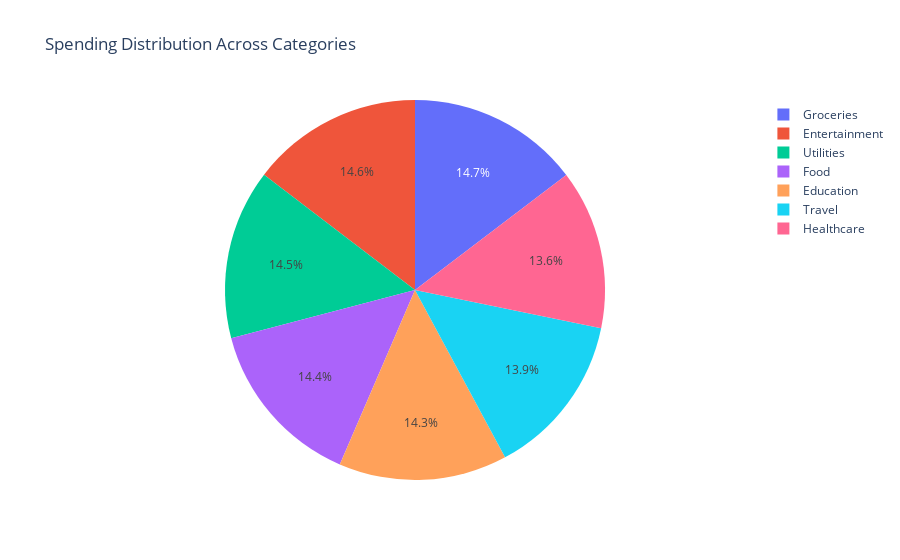
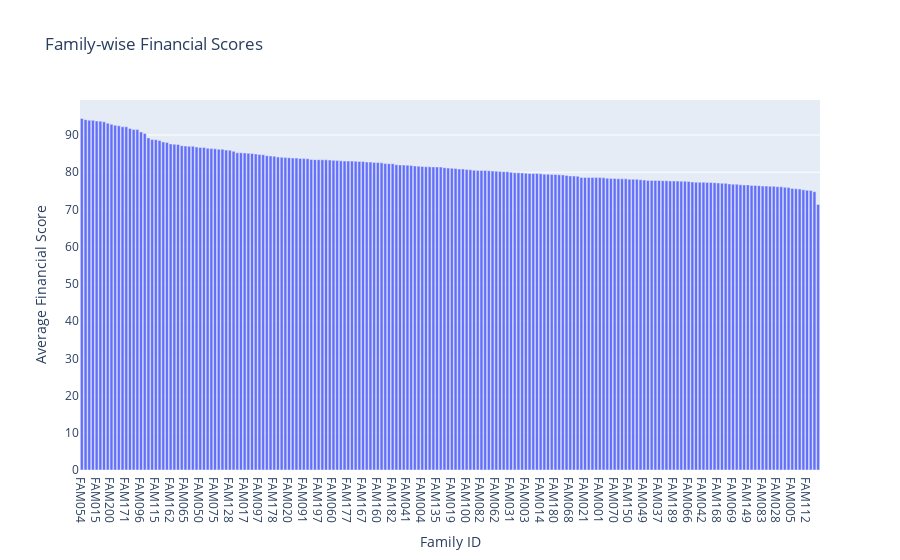

Notebook code for these charts, in order:
### Code cell
# 4. Alternative: Interactive Spending Distribution by Category using Plotly
fig = px.pie(data_frame=data, names='Category', title='Spending Distribution Across Categories')
fig.show()

# 5. Financial Scores Distribution (Plotly)
fig2 = px.bar(family_scores, x=family_scores.index, y=family_scores.values, 
              labels={'x': 'Family ID', 'y': 'Average Financial Score'}, 
              title='Family-wise Financial Scores')
fig2.show()

### Figure 1 — Plotly figure (JSON) as saved in the notebook; plotly's stock layout.template omitted (floating-point values rounded to 4 significant figures; data arrays with more than 128 entries replaced by an {"elided": "..."} marker saying what was removed)
{"data": [{"domain": {"x": [0, 1], "y": [0, 1]}, "hovertemplate": "Category=%{label}<extra></extra>", "labels": {"elided": "16306 str values"}, "legendgroup": "", "name": "", "showlegend": true, "type": "pie"}], "layout": {"autosize": true, "legend": {"tracegroupgap": 0}, "title": {"text": "Spending Distribution Across Categories"}}}

### Figure 2 — Plotly figure (JSON) as saved in the notebook; plotly's stock layout.template omitted (floating-point values rounded to 4 significant figures; data arrays with more than 128 entries replaced by an {"elided": "..."} marker saying what was removed)
{"data": [{"alignmentgroup": "True", "hovertemplate": "Family ID=%{x}<br>Average Financial Score=%{y}<extra></extra>", "legendgroup": "", "marker": {"color": "#636efa", "pattern": {"shape": ""}}, "name": "", "offsetgroup": "", "orientation": "v", "showlegend": false, "textposition": "auto", "type": "bar", "x": {"elided": "200 str values"}, "xaxis": "x", "y": {"elided": "200 float values"}, "yaxis": "y"}], "layout": {"autosize": true, "barmode": "relative", "legend": {"tracegroupgap": 0}, "title": {"text": "Family-wise Financial Scores"}, "xaxis": {"anchor": "y", "autorange": true, "domain": [0, 1], "range": [-0.5, 199.5], "title": {"text": "Family ID"}, "type": "category"}, "yaxis": {"anchor": "x", "autorange": true, "domain": [0, 1], "range": [0, 99.4], "title": {"text": "Average Financial Score"}, "type": "linear"}}}
